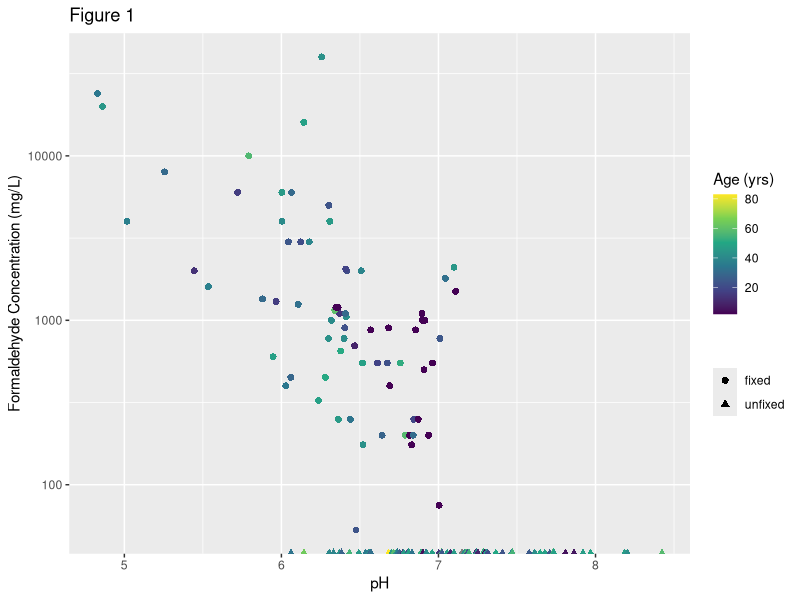
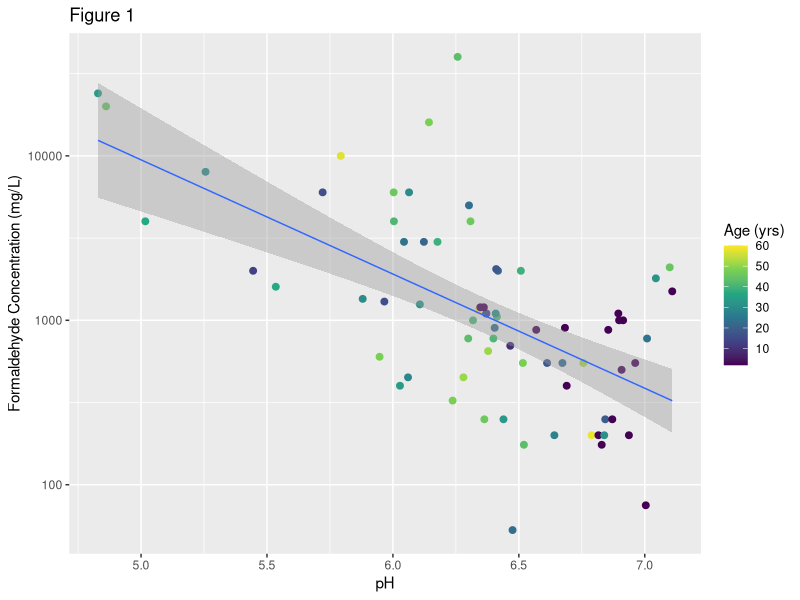
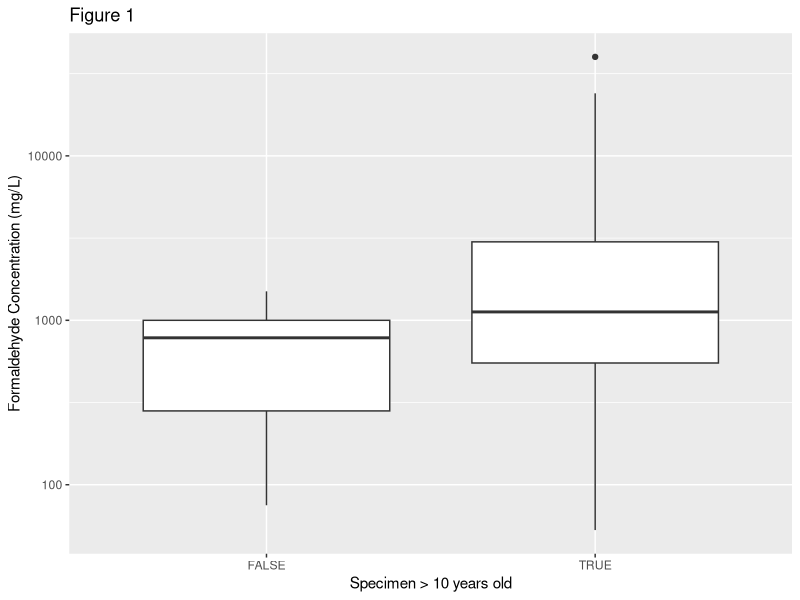

Write R code to recreate these figures, in order.

.libPaths(c("C:/Users/ale097/Data School/Packages"))
library(tidyverse)

install.packages("cowplot")
.libPaths(c("C:/Users/ale097/Data School/Packages"))
library(cowplot)

read_csv("Data/Collection_survey_RAW.csv")
Collection_survey <- read_csv("Data/Collection_survey_RAW.csv")

#exclude obs. for which year is unknown
#convert <chr> to <dbl>
#create an age column
#rename formaldehyde concentration column 
#create a new column fixed

Collection_survey_tidy <- Collection_survey %>% 
  filter(Year != "-") %>% 
  mutate(year = as.numeric(Year)) %>% 
  select(-Year) %>% 
  mutate(age = 2019 - year) %>% 
  select(-year) %>% 
  rename(formaldehyde = "Formaldehyde concentration (mg/L)") %>% 
  mutate(fixed = ifelse(formaldehyde > 0, "fixed", "unfixed"))
 

Collection_survey_tidy

#plot showing all data 
Collection_survey_full_plot <- ggplot(data = Collection_survey_tidy, 
       mapping = aes(x = pH, y = formaldehyde, color = age, shape = fixed)) +
  geom_point(size = 2) +
  scale_y_log10() +
  scale_colour_continuous(type = "viridis") +
  labs(
    title = "Figure 1",
    y = "Formaldehyde Concentration (mg/L)",
    color = "Age (yrs)",
    shape = "")


ggsave(filename = "Results/Collection_survey_full.png", plot = Collection_survey_full_plot, width = 12, height = 10, dpi = 300, units = "cm")

#Filter to plot only fixed specimens 

Collection_survey_fixed <- Collection_survey %>% 
  filter(Year != "-") %>% 
  mutate(year = as.numeric(Year)) %>% 
  select(-Year) %>% 
  mutate(age = 2019 - year) %>% 
  select(-year) %>% 
  rename(formaldehyde = "Formaldehyde concentration (mg/L)") %>% 
  mutate(fixed = ifelse(formaldehyde > 0, "fixed", "unfixed")) %>% 
  filter(fixed == "fixed")
  
  
plot_fixed <- ggplot(data = Collection_survey_fixed, 
         mapping = aes(x = pH, y = formaldehyde, color = age)) +
  geom_point(size = 2) +
  scale_y_log10() +
  geom_smooth(method = "lm", size = 0.5) +
  scale_colour_continuous(type = "viridis") +
  labs(
    title = "Figure 1",
    y = "Formaldehyde Concentration (mg/L)",
    color = "Age (yrs)")

ggsave(filename = "Results/Collection_survey_fixed.png", plot = plot_fixed, width = 12, height = 10, dpi = 300, units = "cm")


#What is the relationship between age and formaldehyde concentration?
#looks like specimens <10 years old have a lower mean formaldehyde concentration. 
#creat new column with age>10 years

categorical10yrs <- Collection_survey_fixed %>% 
  mutate(category10yrs = age > 10)

plot_F_age <- ggplot(data = categorical10yrs, 
                     mapping = aes(x = category10yrs, y = formaldehyde)) +
  geom_boxplot() +
  scale_y_log10() +
  labs(
    title = "Figure 1",
    y = "Formaldehyde Concentration (mg/L)", 
    x = "Specimen > 10 years old")

ggsave(filename = "Results/Collection_survey_F_age.png", plot = plot_F_age, width = 12, height = 10, dpi = 300, units = "cm")

Collection_survey_unfixed <- Collection_survey %>% 
  filter(Year != "-") %>% 
  mutate(year = as.numeric(Year)) %>% 
  select(-Year) %>% 
  mutate(age = 2019 - year) %>% 
  select(-year) %>% 
  rename(formaldehyde = "Formaldehyde concentration (mg/L)") %>% 
  mutate(fixed = ifelse(formaldehyde > 0, "fixed", "unfixed")) %>% 
  filter(fixed == "unfixed")


plot_unfixed <- ggplot(data = Collection_survey_fixed, 
        mapping = aes(x = pH, y = age)) +
  geom_point(size = 2) +
  labs(
    title = "Figure 1",
    y = "Age (yrs)",
    shape = "")



